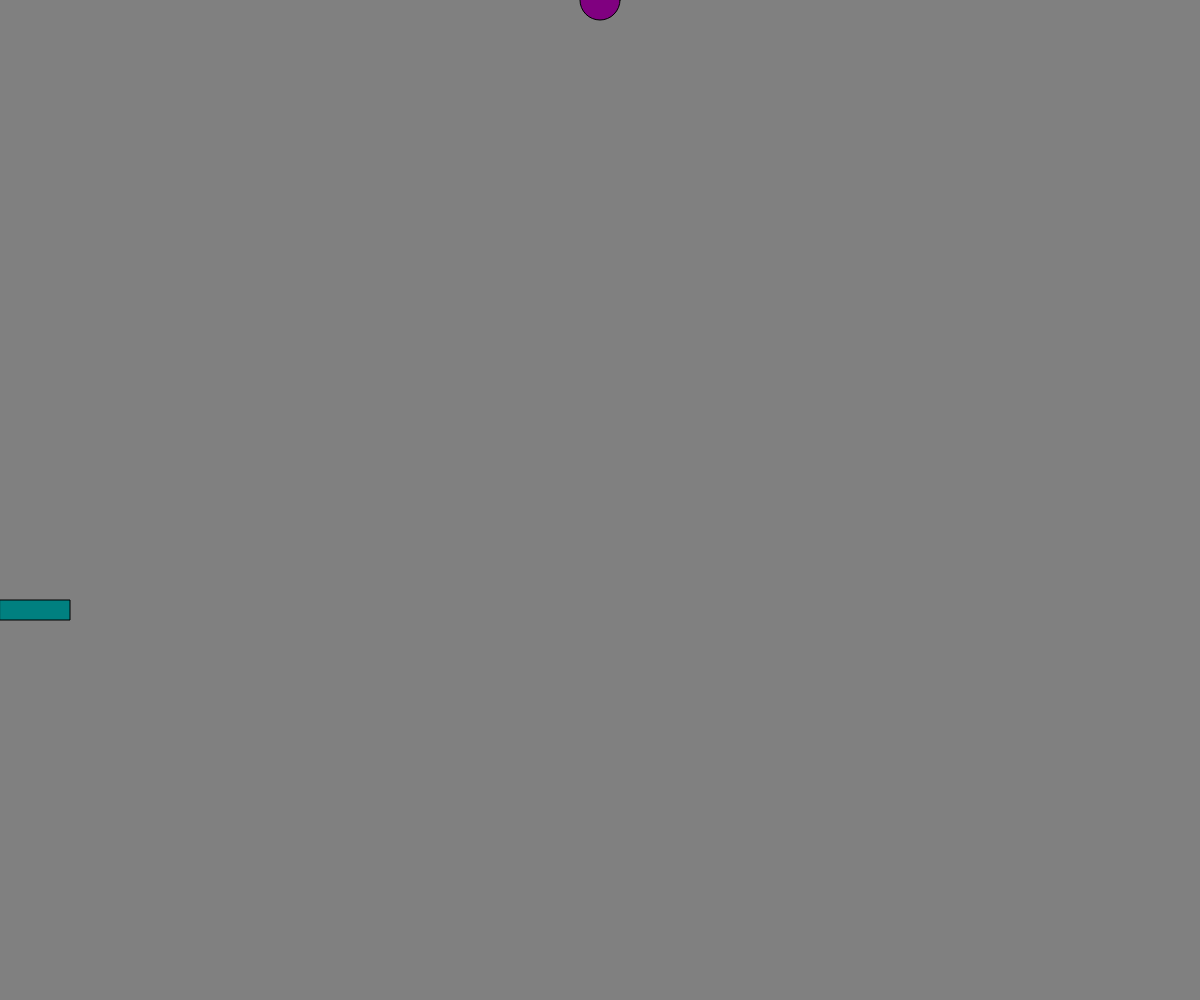
Frame 1 (no input)
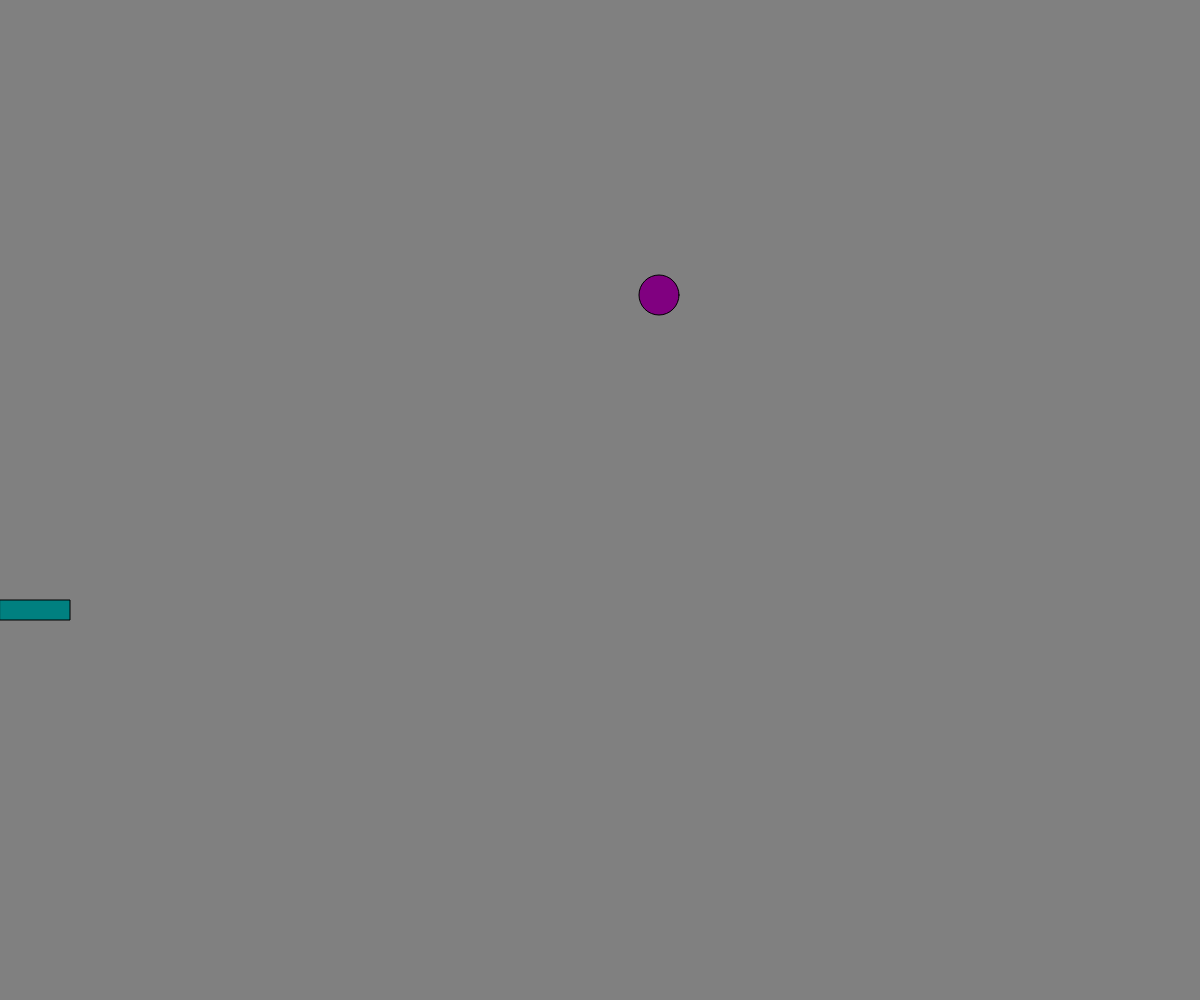
Frame 60 (no input)
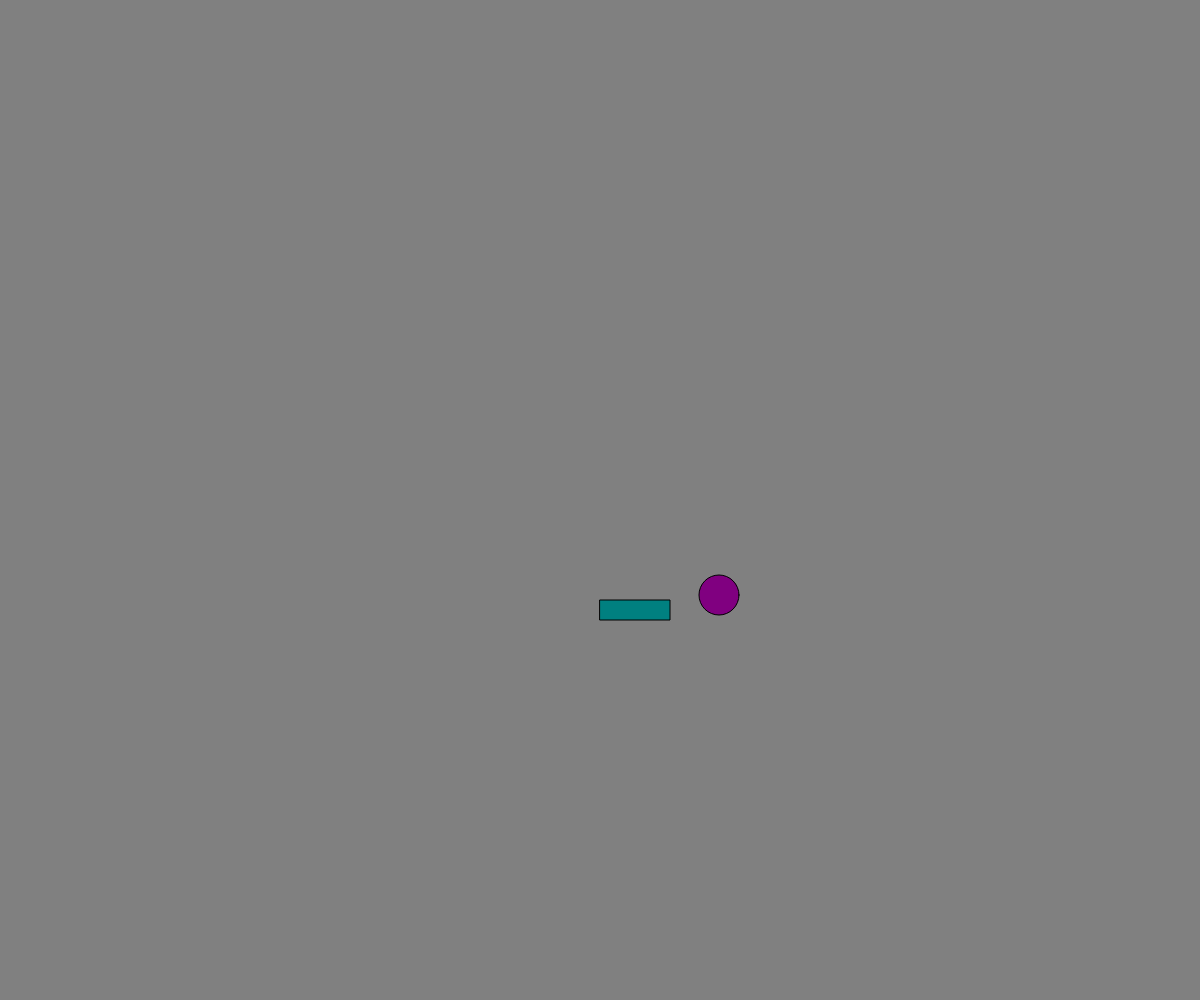
Frame 120 (the mouse pressed at the canvas centre since frame 60)

The p5.js sketch that drew these frames (run headless with seeded random() and noise() and a simulated clock; from frame 60 on, the mouse is pressed at the canvas centre):

// p5.js sketch
// ── sketch.js
var A = 0;
let ball1 = 40; //ball size
let Fallx = 600; //where ball falls on x-axis
let Fally = 0; // where ball starts on y- axis
let BFx = 1;
let BFy = 1;
let BSx = 1;
let BSy = 5;
let BOX = 600;
let Plat1 = 1;

function setup(){

  createCanvas(windowWidth, windowHeight);
  background('grey');

}

function draw(){

  background('grey');
  fill('teal');
  rect( mouseX, BOX, 70, 20);

  A = map(mouseX, 0, windowWidth, 0 , 256); // change colors map1

  fill('Purple');
  ellipse( Fallx, Fally, ball1, ball1 );
  Fallx += BFx * BSx;
  Fally += BFy * BSy;

  if ( Plat1 > mouseX ) {
  bounce = -1;
  }

  Plat1 = Plat1 + bounce;


}
